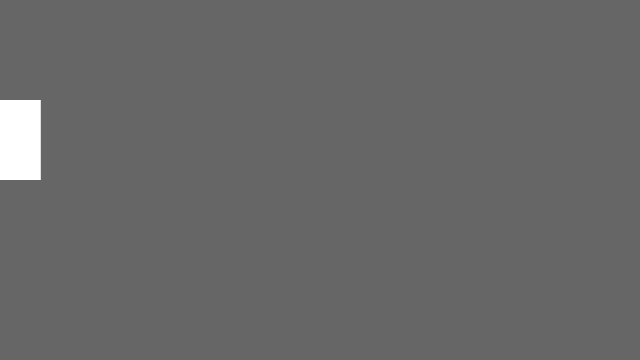
Frame 1 (no input)
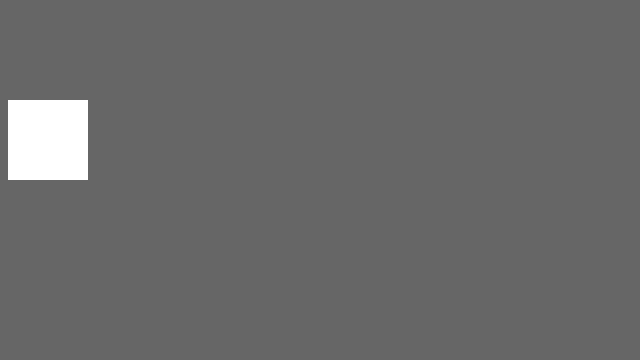
Frame 60 (the mouse pressed at the canvas centre just before this capture)
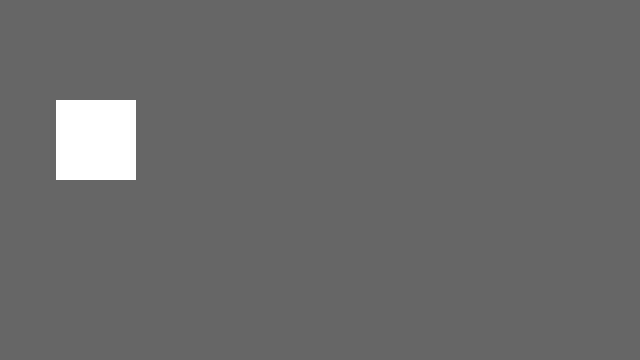
Frame 120 (the mouse held since frame 60 and released just before this capture)

The Processing sketch that drew these frames (run headless with seeded random() and noise(); from frame 60 on, the mouse is pressed at the canvas centre):

// Processing sketch: PMatrix_translate
// ── PMatrix_translate.pde
float x, y;

float dim = 80.0;

void setup() {
  size(640, 360);

  noStroke();
}

void draw() {
  background(102);

  // 每帧都把当前参照坐标系向x轴正方向平移0.8
  x = x + 0.8;

  if (x > width + dim)
  {
    // 当前参照坐标系移动到屏幕最右端时,需要对坐标系进行重置,使其定位于x = -dmin 处
    x = - dim;
  }

  translate(x, height/2-dim/2);

  fill(255);

  rect(-dim/2, -dim/2, dim, dim);
}
